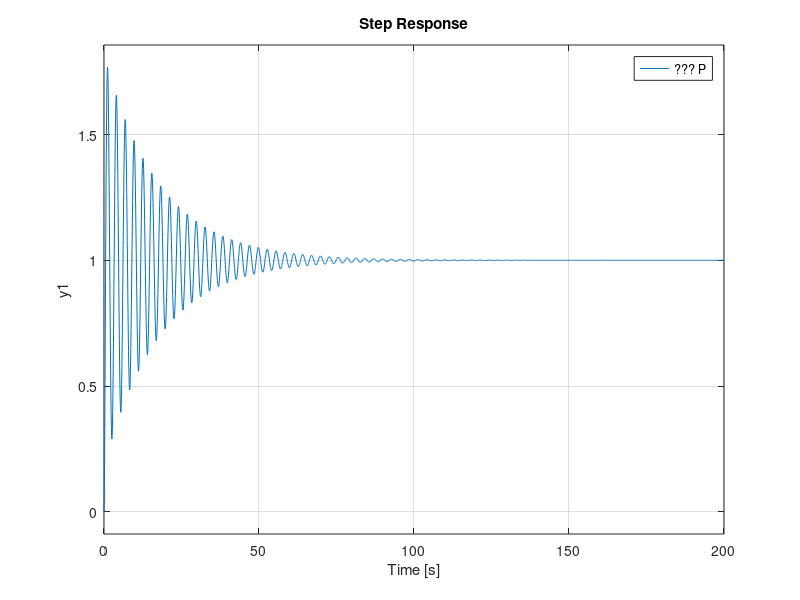

Reproduce this figure in MATLAB.
s = tf('s');
P = 1 / (s * (s+1) * (s+5));
Kp = 30;
C_p = pid(Kp, 0, 0);
T_p = feedback(C_p * P, 1);
figure;
step(T_p);
title('???? ?? ?????? P (Kp=30)');
Ki = 70;
C_pi = pid(Kp, Ki, 0);
T_pi = feedback(C_pi * P, 1);
hold on;
step(T_pi);
title('?????? ???????');
Kd = 15;
C_pid = pid(Kp, Ki, Kd);
T_pid = feedback(C_pid * P, 1);
step(T_pid);
legend('??? P', 'PI', 'PID');
grid on;
